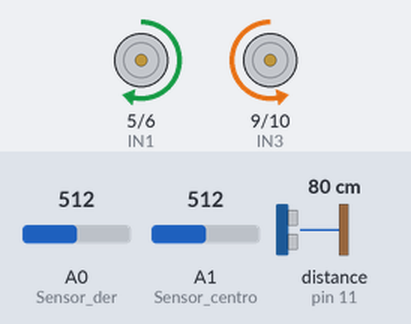
A sketch run on a simulated Arduino Uno, built with avr-gcc and run on an emulated ATmega328P. On the bench: motor-driver pin pairs drawn as motors (green arrow = first pin HIGH = forward, orange = second pin HIGH = backward, longer = more drive). Wiring (inferred from the names in the program): ultrasonic range finder: trigger pin 12; echo pin 11. The test bench sets the inputs (shaded band); at power-on: distance to the obstacle (sensor on pin 11) 80 cm, A0 (Sensor_der) = 512, A1 (Sensor_centro) = 512. The echo pulse lasts 58.3 µs per cm.

Above: at 6.2 s.
6.3 s: distance to the obstacle (sensor on pin 11) set to 34 cm
7.8 s: distance to the obstacle (sensor on pin 11) set to 28 cm
At 9.0 s:
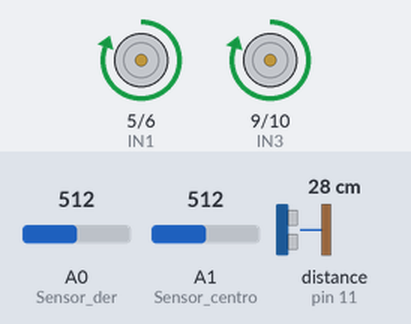
9.3 s: A0 (Sensor_der) set to 257
10.8 s: A0 (Sensor_der) set to 237
At 11.7 s:
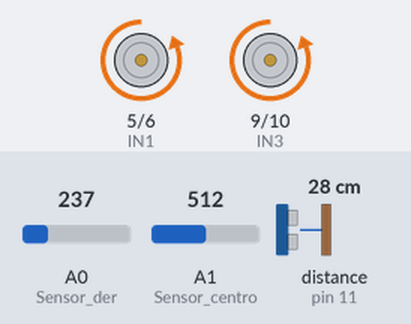
Timing chart, 0 to 13.8 s (numbered marks = the images above; inputs shaded):
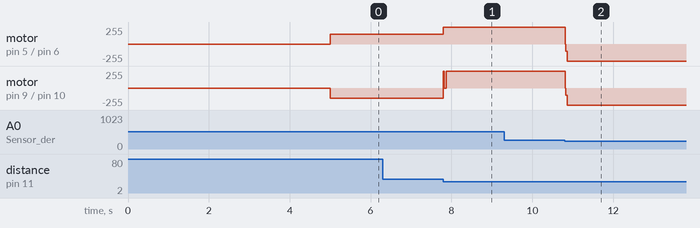

The sketch:

C6_RS.ino
```cpp
#define TRIG 12 //Los pines para el sensor ultrasonico
#define ECHO 11

//Definimos las entradas para los motores
const int IN1=5;
const int IN2=6;
const int IN3=9;
const int IN4=10;

//Definimos las entradas para los sensores reflexivos
#define Sensor_der A0  //Sesnor derecha
#define Sensor_centro A1 //Sensor central

//Definimos una variable para guardar la distancia medida por el sensor ultrasonico
long distancia;
 int SR_der;
 int SR_centro;

void  setup(){
Serial.begin(9600); //Iniciamos la comunicación Serial
pinMode(TRIG,OUTPUT);
pinMode(ECHO,INPUT);
pinMode(Sensor_der,INPUT);
pinMode(Sensor_centro,INPUT);
pinMode(IN1,OUTPUT);
pinMode(IN2,OUTPUT);
pinMode(IN3,OUTPUT);
pinMode(IN4,OUTPUT);
digitalWrite(TRIG,LOW);

delay (5000); //Se espera 5 segundos reglamentarios en el torneo
}

void  loop(){

  //Sección de mediciones iniciales del robot sumo: distancia del oponente y plataforma
 SR_der=analogRead(Sensor_der);
 SR_centro=analogRead(Sensor_centro);
 distancia=medirDistancia();

 //Buscar un oponente:
 while(distancia>30 || distancia<=3){
  ROTAR(150);

  SR_der=analogRead(Sensor_der);
  SR_centro=analogRead(Sensor_centro);
  distancia=medirDistancia();

  if(distancia<=30 && distancia>3){
    break;
  }
  if(SR_der<250 || SR_centro<250){
      break;
  }
 }

 //Se detecta un oponente
 while(distancia<=30 && distancia>3){
    Stop(); //El robot se detiene
    AVANZAR(255);

    SR_der=analogRead(Sensor_der);
    SR_centro=analogRead(Sensor_centro);
    distancia=medirDistancia();

    if(SR_der<250 || SR_centro<250){
      break;
      }

    delay(10);
    }


  if(SR_der<250){
    Stop();
    RETROCEDER(255);
    delay (500);
    }
  else if(SR_centro<250){
    Stop();
    AVANZAR(255);
    delay(500);
  }

}


//--------------.------------------------------
void  AVANZAR (int vel){
  analogWrite(IN1,vel);
  analogWrite(IN2,0);
  analogWrite(IN3,vel);
  analogWrite(IN4,0);
}

//--------------------------------------------
void  RETROCEDER (int vel){
  analogWrite(IN1,0);
  analogWrite(IN2,vel);
  analogWrite(IN3,0);
  analogWrite(IN4,vel);
}

//--------------------------------------------
void  ROTAR (int vel){
  analogWrite(IN1,vel);
  analogWrite(IN2,0);
  analogWrite(IN3,0);
  analogWrite(IN4,vel);
}

//--------------------------------------------
void  ANTIROTAR (int vel){
  analogWrite(IN1,0);
  analogWrite(IN2,vel);
  analogWrite(IN3,vel);
  analogWrite(IN4,0);
}

//--------------------------------------------
void  Stop(){
  analogWrite(IN1,0);
  analogWrite(IN2,0);
  analogWrite(IN3,0);
  analogWrite(IN4,0);
}

//Creamos la función medirDistancia() que devolverá un valor de tipo long
long medirDistancia() {
  long t;
  long distancia;

  digitalWrite(TRIG,HIGH);
  delayMicroseconds(10);
  digitalWrite(TRIG,LOW);

  t=pulseIn(ECHO,HIGH);
  distancia= t*0.01716;

  return distancia;
}
```

Measured:
- the behaviour switches between 32 and 31 cm on distance to the obstacle (sensor on pin 11) (found by bisection; images 0 and 1)
- the behaviour switches between 250 and 249 on A0 (Sensor_der) (found by bisection; images 1 and 2)
- after the input at 6.3 s, every drawn part: stays the same
- after the input at 7.8 s, motor on pin 5 (IN1) / pin 6 (IN2): forward 150/255 → forward 255/255 at once; motor on pin 9 (IN3) / pin 10 (IN4): backward 150/255 → forward 254/255 at once
- after the input at 9.3 s, every drawn part: stays the same
- after the input at 10.8 s, motor on pin 5 (IN1) / pin 6 (IN2): forward 255/255 → backward 255/255 at once; motor on pin 9 (IN3) / pin 10 (IN4): forward 254/255 → backward 255/255 at once
